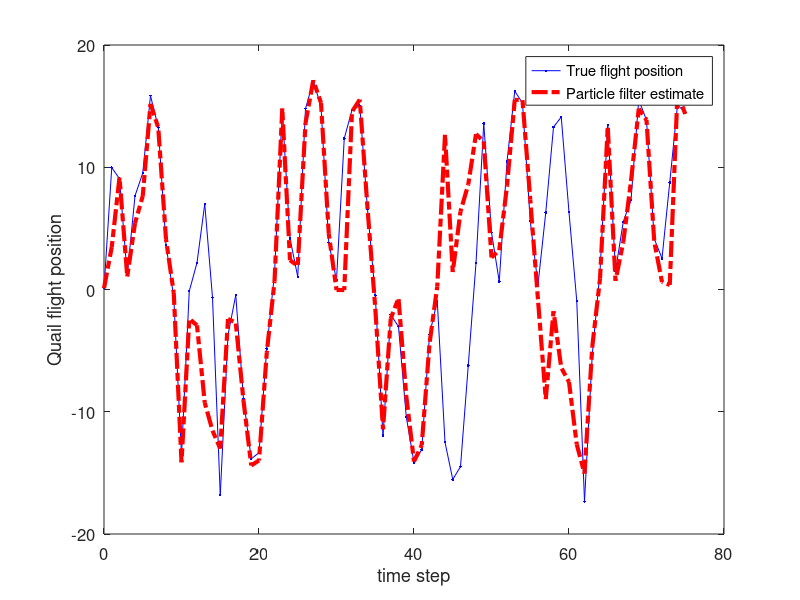

Write MATLAB code to recreate this figure.
%Student Dave's particle filter tutorial

%In this tutorial, The Frequentisian Ninja Clan has just run into the mysterious Quail.
%The Quail was just doing it's typical magical quail stuff throughout the forest like, I
%dunno, freeing catapillars from evil monkey spells.
%The ninja clan, knowing the impossible agility of the Quail, began to
%stretch out and prepare for attack.  During which the Quail mediated and
%generated a highly non-linear flight model with strong illusions (i.e. weird measurements :P) and takes off!
%
%The student ninja's make chase but, only knowing linear algorithms, they
%fail very quickly.  However, the Master Frequentisian Ninja knows the
%particle filter, and after a cognitively and physical exhaustive, epic
%chase, the Master catches the Quail, and takes it back to their secret
%Dojo.

%Here, we learn this master skill, known as the particle filter, as applied
%to a highly nonlinear model. :)!

%Adapted from Dan Simon Optimal state estimation book and Gordon, Salmond,
%and Smith paper.

%% clear everything
clear all
close all
clc


%% initialize the variables
set(0,'DefaultFigureWindowStyle','docked') %dock the figures..just a personal preference you don't need this.
x = 0.1; % initial actual state
x_N = 1; % Noise covariance in the system (i.e. process noise in the state update, here, we'll use a gaussian.)
x_R = 1; % Noise covariance in the measurement (i.e. the Quail creates complex illusions in its trail!)
T = 75; % duration the chase (i.e. number of iterations).
N = 10; % The number of particles the system generates. The larger this is, the better your approximation, but the more computation you need.

%initilize our initial, prior particle distribution as a gaussian around
%the true initial value

V = 2; %define the variance of the initial esimate
x_P = []; % define the vector of particles

% make the randomly generated particles from the initial prior gaussian distribution
for i = 1:N
    x_P(i) = x + sqrt(V) * randn;
end

%{
%show the distribution the particles around this initial value of x.
figure(1)
clf
subplot(121)
plot(1,x_P,'.k','markersize',5)
xlabel('time step')
ylabel('flight position')
subplot(122)
hist(x_P,100)
xlabel('flight position')
ylabel('count')
pause
%}

%the functions used by the Quail are:
% x = 0.5*x + 25*x/(1 + x^2) + 8*cos(1.2*(t-1)) + PROCESS NOISE --> sqrt(x_N)*randn
% z = x^2/20 + MEASUREMENT NOISE -->  sqrt(x_R)*randn;

%generate the observations from the randomly selected particles, based upon
%the given function
z_out = [x^2 / 20 + sqrt(x_R) * randn];  %the actual output vector for measurement values.
x_out = [x];  %the actual output vector for measurement values.
x_est = [x]; % time by time output of the particle filters estimate
x_est_out = [x_est]; % the vector of particle filter estimates.



for t = 1:T
    %from the previou time step, update the flight position, and observed
    %position (i.e. update the Quails position with the non linear function
    %and update from this position what the chasing ninja's see confounded
    %by the Quails illusions.
    x = 0.5*x + 25*x/(1 + x^2) + 8*cos(1.2*(t-1)) +  sqrt(x_N)*randn;
    z = x^2/20 + sqrt(x_R)*randn;
    %Here, we do the particle filter
    for i = 1:N
        %given the prior set of particle (i.e. randomly generated locations
        %the quail might be), run each of these particles through the state
        %update model to make a new set of transitioned particles.
        x_P_update(i) = 0.5*x_P(i) + 25*x_P(i)/(1 + x_P(i)^2) + 8*cos(1.2*(t-1)) + sqrt(x_N)*randn;
        %with these new updated particle locations, update the observations
        %for each of these particles.
        z_update(i) = x_P_update(i)^2/20;
        %Generate the weights for each of these particles.
        %The weights are based upon the probability of the given
        %observation for a particle, GIVEN the actual observation.
        %That is, if we observe a location z, and we know our observation error is
        %guassian with variance x_R, then the probability of seeing a given
        %z centered at that actual measurement is (from the equation of a
        %gaussian)
        P_w(i) = (1/sqrt(2*pi*x_R)) * exp(-(z - z_update(i))^2/(2*x_R));
    end
    
    % Normalize to form a probability distribution (i.e. sum to 1).
    P_w = P_w./sum(P_w);
    
    %{
    figure(1)
    clf
    subplot(121)
    plot(P_w,z_update,'.k','markersize',5)
    hold on
    plot(0,z,'.r','markersize',50)
    xlabel('weight magnitude')
    ylabel('observed values (z update)')    
    subplot(122)
    plot(P_w,x_P_update,'.k','markersize',5)
    hold on
    plot(0,x,'.r','markersize',50)
    xlabel('weight magnitude')
    ylabel('updated particle positions (x P update)')
    pause
    
    
    %plot the before and after
    figure(1)
    clf
    subplot(131)
    plot(0,x_P_update,'.k','markersize',5)
    title('raw estimates')
    xlabel('fixed time point')
    ylabel('estimated particles for flight position')
    subplot(132)
    plot(P_w,x_P_update,'.k','markersize',5)
    hold on
    plot(0,x,'.r','markersize',40)
    xlabel('weight magnitude')
    title('weighted estimates')
    %}
    %% Resampling: From this new distribution, now we randomly sample from it to generate our new estimate particles
    
    %what this code specifically does is randomly, uniformally, sample from
    %the cummulative distribution of the probability distribution
    %generated by the weighted vector P_w.  If you sample randomly over
    %this distribution, you will select values based upon there statistical
    %probability, and thus, on average, pick values with the higher weights
    %(i.e. high probability of being correct given the observation z).
    %store this new value to the new estimate which will go back into the
    %next iteration
    for i = 1 : N
        x_P(i) = x_P_update(find(rand <= cumsum(P_w),1));
    end
    
    %The final estimate is some metric of these final resampling, such as
    %the mean value or variance
    x_est = mean(x_P);
    
    %{
    %the after
    subplot(133)
    plot(0,x_P_update,'.k','markersize',5)
    hold on
    plot(0,x_P,'.r','markersize',5)
    plot(0,x_est,'.g','markersize',40)
    xlabel('fixed time point')
    title('weight based resampling')
    pause
    %}
    % Save data in arrays for later plotting
    x_out = [x_out x];
    z_out = [z_out z];
    x_est_out = [x_est_out x_est];
    
end

t = 0:T;
figure(1);
clf
plot(t, x_out, '.-b', t, x_est_out, '-.r','linewidth',3);
set(gca,'FontSize',12); set(gcf,'Color','White');
xlabel('time step'); ylabel('Quail flight position');
legend('True flight position', 'Particle filter estimate');